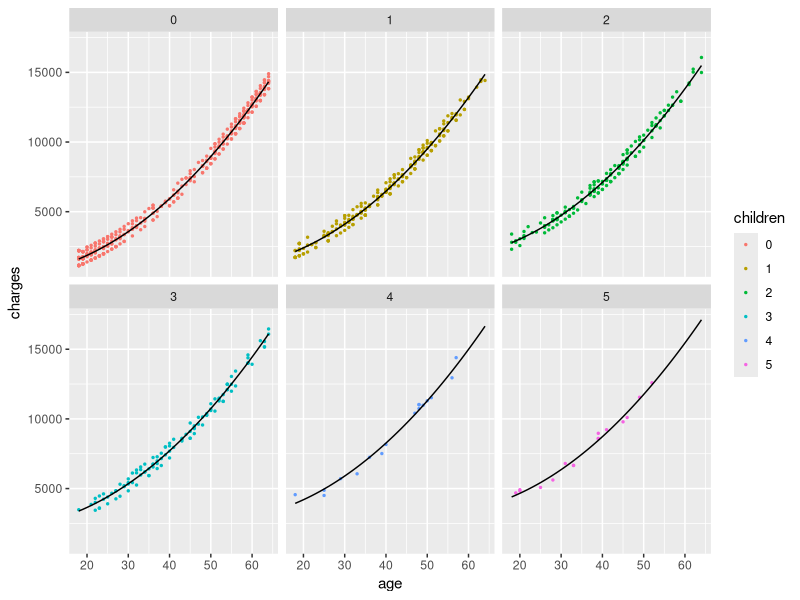
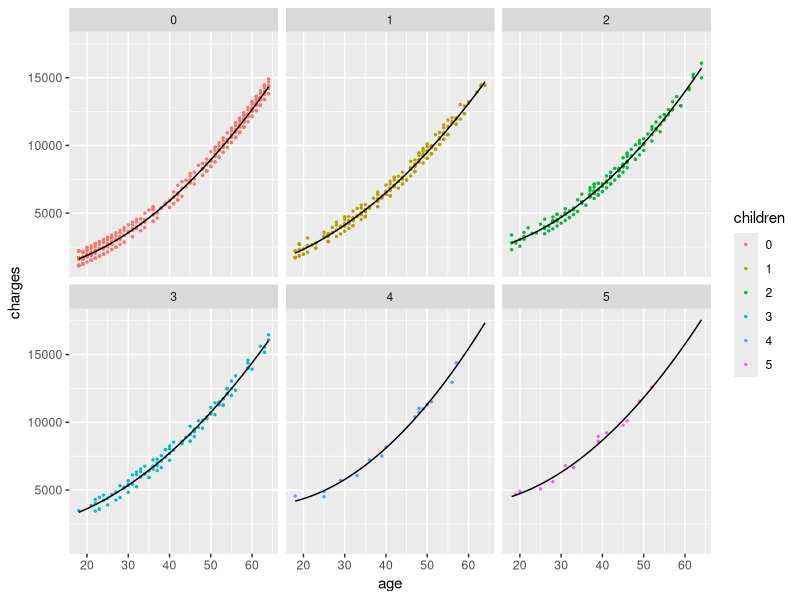
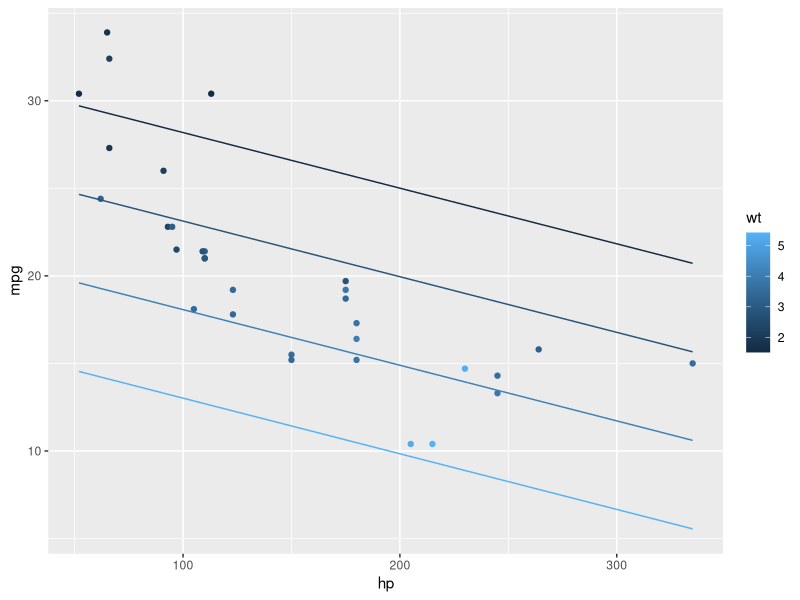
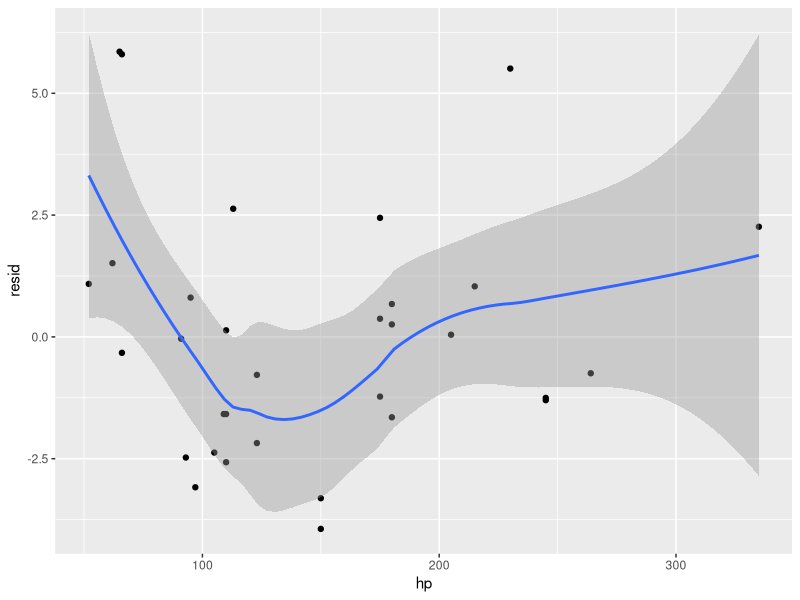
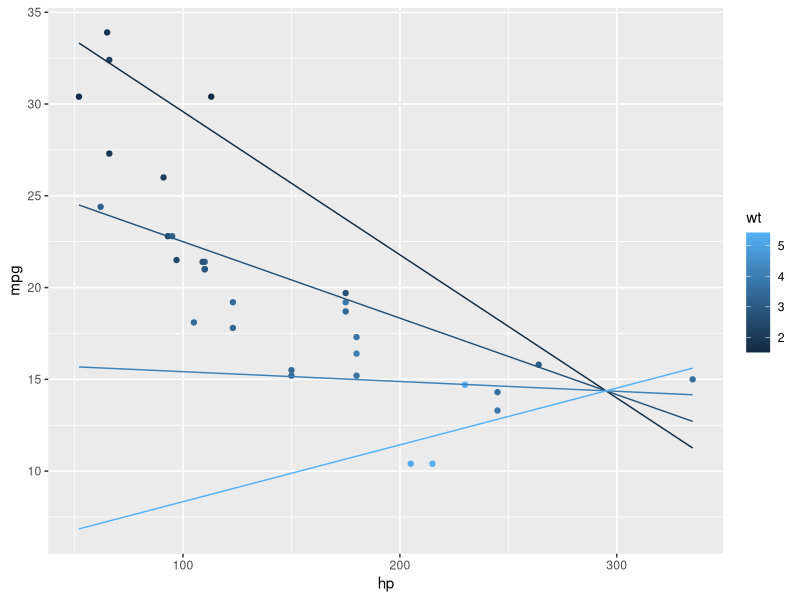
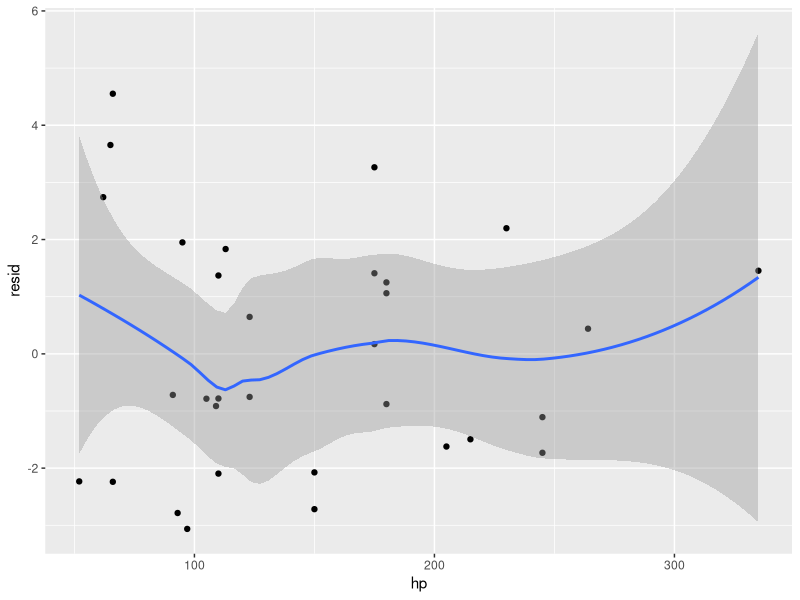
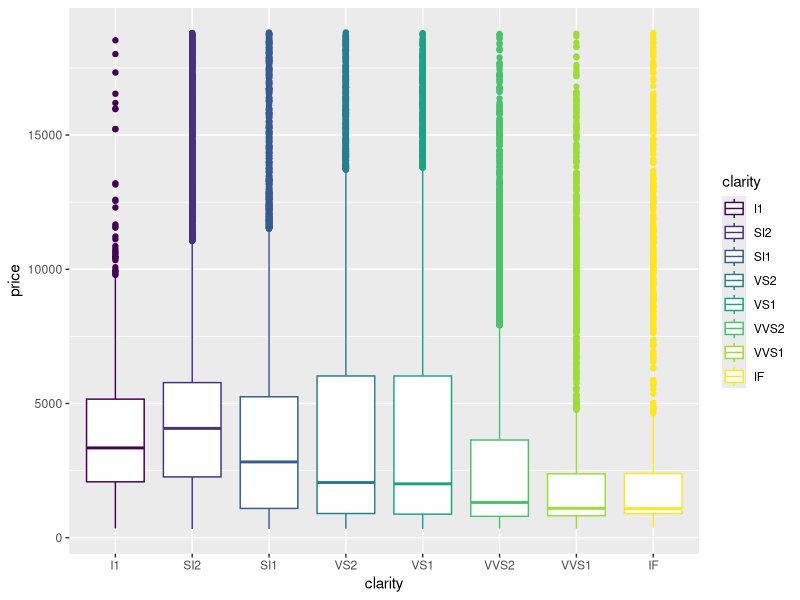
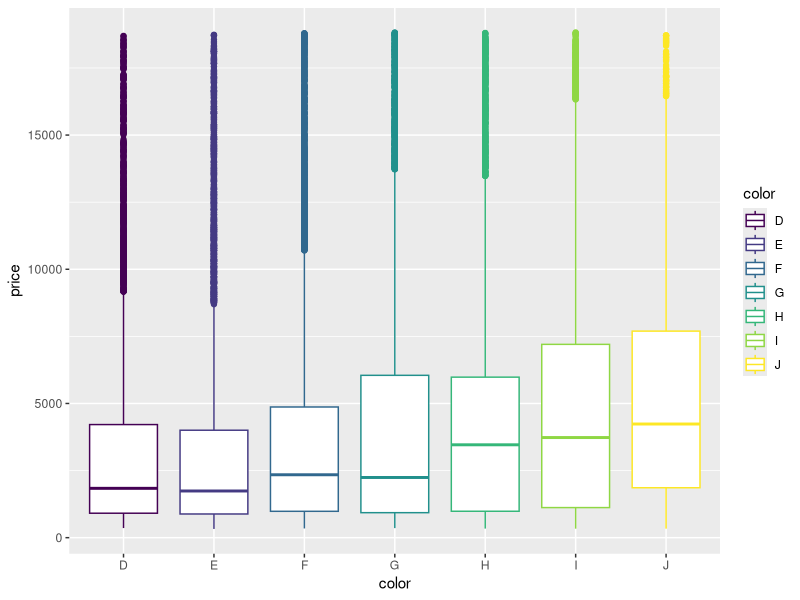

Reproduce these figures in R, in order.
## ---- chunk 1
knitr::opts_chunk$set(include=FALSE)
## ---- chunk 2
library(tidyverse)
library(modelr)
## ---- chunk 3
df <- read_csv('insurance_nofumador_filtrado.csv')
df <- mutate(df, children=factor(children))
## ---- chunk 4
mod0 <- lm(data=df, formula = charges ~ poly(age, 2) + children)

grid <- data_grid(df, age, children) %>% add_predictions(mod0)

ggplot(mapping=aes(x=age)) + geom_point(aes(y=charges, color=children), data=df, size=0.5) + geom_line(aes(y=pred), data=grid, color='black') +
  facet_wrap(~children)
## ---- chunk 5
mod1 <- lm(data=df, formula = charges ~ poly(age, 2) * children)

grid <- data_grid(df, age, children) %>% add_predictions(mod1)

ggplot(mapping=aes(x=age)) + geom_point(aes(y=charges, color=children), data=df, size=0.5) + geom_line(aes(y=pred), data=grid, color='black') +
  facet_wrap(~children)
## ---- chunk 6
summary(mod1)
## ---- chunk 7
df <- mutate(mtcars, cyl=factor(cyl))

mod_cars0 <- lm(mpg ~ hp + wt, data=df)

grid <- data_grid(df, hp, wt=seq_range(wt, 4)) %>% add_predictions(mod_cars0)

ggplot(mapping=aes(x=hp)) + 
  geom_point(data=df, mapping=aes(y=mpg, color=wt)) + 
  geom_line(data=grid, mapping=aes(y=pred, group=wt, color=wt))
## ---- chunk 8

df %>% add_predictions(mod_cars0) %>% 
  add_residuals((mod_cars0)) %>% 
ggplot(mapping=aes(x=hp, y=resid)) + 
  geom_point(color='black') +
  geom_smooth() 
## ---- chunk 9
mod_cars1 <- lm(mpg ~ hp * wt, data=df)

grid <- data_grid(df, hp, wt=seq_range(wt, 4)) %>% add_predictions(mod_cars1)

ggplot(mapping=aes(x=hp)) + 
  geom_point(data=df, mapping=aes(y=mpg, color=wt)) + 
  geom_line(data=grid, mapping=aes(y=pred, color=wt, group=wt))
## ---- chunk 10
summary(mod_cars1)
## ---- chunk 11

df %>% add_predictions(mod_cars1) %>% 
  add_residuals((mod_cars1)) %>% 
ggplot(mapping=aes(x=hp, y=resid)) + 
  geom_point(color='black') +
  geom_smooth() 
## ---- chunk 12
modbase = lm(data=df, formula=mpg ~ 1)

anova(modbase, mod_cars0)
## ---- chunk 13
anova(mod0, mod1)

anova(mod_cars0, mod_cars1)
## ---- chunk 14
data(diamonds)
## ---- chunk 15
ggplot(diamonds) + geom_boxplot(aes(x=clarity, y=price, color=clarity))

ggplot(diamonds) + geom_boxplot(aes(x=color, y=price, color=color))
## ---- chunk 16
ggplot(diamonds) + geom_point(aes(x=log(carat), y=log(price)))

mod_diamonds <- lm(data=diamonds, formula=log(price) ~ log(carat))

summary(mod_diamonds)
## ---- chunk 17
df <- diamonds %>% add_residuals(mod_diamonds)

ggplot(df) + geom_boxplot(aes(x=clarity, y=resid, color=clarity))
ggplot(df) + geom_boxplot(aes(x=color, y=resid, color=color))
## ---- chunk 18
mod_diamonds2 <- lm(data=diamonds, formula = log(price) ~ log(carat) + color)

summary(mod_diamonds2)
## ---- chunk 19
coef(mod_diamonds2)
## ---- chunk 20
ggplot(data=iris) + 
  geom_point(aes(x=Sepal.Length, y=Sepal.Width, color=Species))
## ---- chunk 21
mod_iris0 <- lm(data=iris, formula=Sepal.Width ~ Sepal.Length)
summary(mod_iris0)
## ---- chunk 22
mod_iris0 <- lm(data=iris, formula=Sepal.Width ~ Sepal.Length + Species)
summary(mod_iris0)
